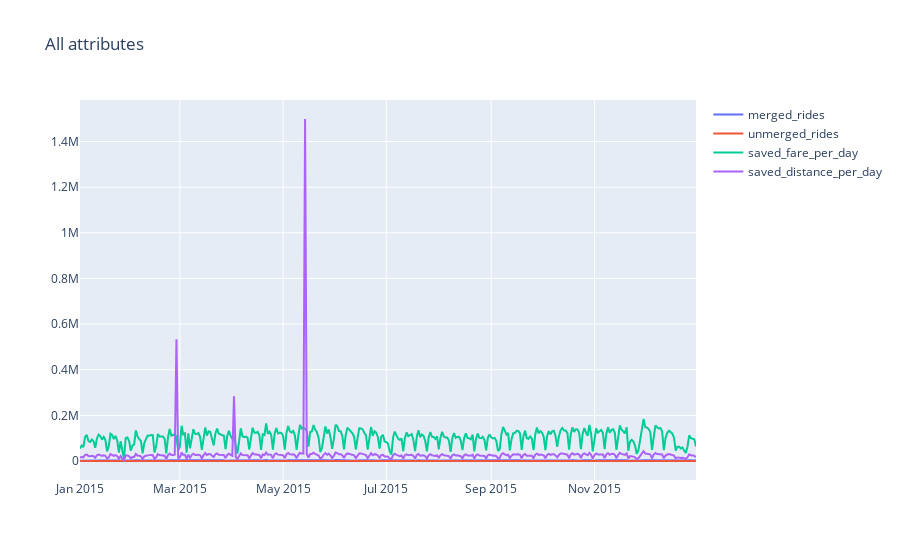

Write notebook code for a chart like this one.
### Code cell
fig = go.Figure()
fig.add_trace(go.Scatter(x=df['date'], y=df['merged_rides'], name = "merged_rides"))
fig.add_trace(go.Scatter(x=df['date'], y=df['unmerged_rides'], name = "unmerged_rides"))
fig.add_trace(go.Scatter(x=df['date'], y=df['saved_fare_per_day'], name = "saved_fare_per_day"))
fig.add_trace(go.Scatter(x=df['date'], y=df['saved_distance_per_day'], name = "saved_distance_per_day"))

fig.update_layout(
    title = "All attributes",
)

fig.show()

### Figure 1 — Plotly figure (JSON) as saved in the notebook; plotly's stock layout.template omitted (floating-point values rounded to 4 significant figures; data arrays with more than 128 entries replaced by an {"elided": "..."} marker saying what was removed)
{"data": [{"name": "merged_rides", "type": "scatter", "x": {"elided": "365 str values"}, "y": {"elided": "365 int values"}}, {"name": "unmerged_rides", "type": "scatter", "x": {"elided": "365 str values"}, "y": {"elided": "365 int values"}}, {"name": "saved_fare_per_day", "type": "scatter", "x": {"elided": "365 str values"}, "y": {"elided": "365 float values"}}, {"name": "saved_distance_per_day", "type": "scatter", "x": {"elided": "365 str values"}, "y": {"elided": "365 float values"}}], "layout": {"autosize": true, "title": {"text": "All attributes"}, "xaxis": {"autorange": true, "range": ["2015-01-01", "2015-12-31"], "type": "date"}, "yaxis": {"autorange": true, "range": [-83270.0, 1582000.0], "type": "linear"}}}
